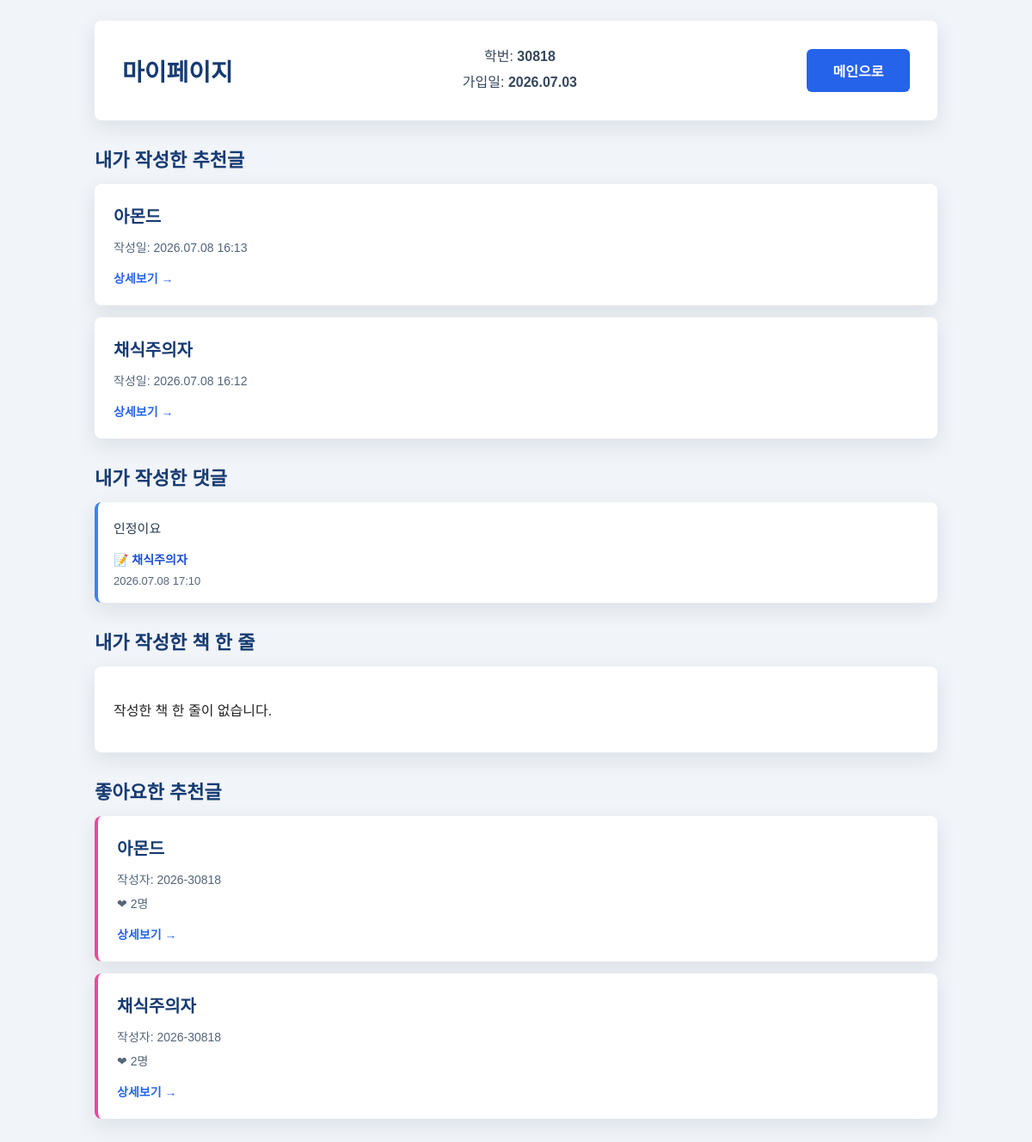
The app's page /mypage/ (signed in) with its own data.
### users/models.py (models this page shows, shortened)
class User(AbstractUser):
    username = None
    student_id = models.CharField(
        max_length=5,
        unique=True,
        verbose_name='학번',
        help_text='5자리 숫자 학번을 입력하세요.',
    )
    objects = UserManager()
    USERNAME_FIELD = 'student_id'
    REQUIRED_FIELDS = []

### recommendations/models.py (models this page shows, shortened)
class Recommendation(models.Model):
    author = models.ForeignKey(
        settings.AUTH_USER_MODEL,
        on_delete=models.CASCADE,
        related_name='recommendations',
        verbose_name='작성자',
    )
    is_anonymous = models.BooleanField(default=False, verbose_name='익명 여부')
    writer_name = models.CharField(max_length=20, verbose_name='작성자 표시')
    book_title = models.CharField(max_length=100, verbose_name='책 제목')
    book_author = models.CharField(max_length=50, verbose_name='저자')
    post_text = models.TextField(verbose_name='추천 이유')
    created_at = models.DateTimeField(auto_now_add=True, verbose_name='작성일')
    updated_at = models.DateTimeField(auto_now=True, verbose_name='수정일')
    liked_users = models.ManyToManyField(
        settings.AUTH_USER_MODEL,
        blank=True,
        related_name='liked_recommendations',
        verbose_name='좋아요 사용자',
    )
    class Meta:
        ordering = ['-created_at']
        verbose_name = '추천글'
        verbose_name_plural = '추천글'
    @property
    def like_count(self):
        return self.liked_users.count()

class Comment(models.Model):
    recommendation = models.ForeignKey(
        Recommendation,
        on_delete=models.CASCADE,
        related_name='comments',
        verbose_name='추천글',
    )
    author = models.ForeignKey(
        settings.AUTH_USER_MODEL,
        on_delete=models.CASCADE,
        verbose_name='작성자',
    )
    is_anonymous = models.BooleanField(default=False, verbose_name='익명 여부')
    writer_name = models.CharField(max_length=30, verbose_name='작성자 표시')
    comment = models.TextField(verbose_name='댓글')
    created_at = models.DateTimeField(auto_now_add=True, verbose_name='작성일')
    class Meta:
        ordering = ['created_at']
        verbose_name = '댓글'
        verbose_name_plural = '댓글'

### users/views.py (the view)
# urls.py: path('mypage/', views.mypage_view, name='mypage'),
@login_required
def mypage_view(request):
    user = request.user
    my_recommendations = Recommendation.objects.filter(author=user).order_by('-created_at')
    my_comments = Comment.objects.filter(
        author=user
    ).select_related('recommendation').order_by('-created_at')
    my_quotes = BookQuote.objects.filter(author=user).order_by('-created_at')
    liked_recommendations = user.liked_recommendations.all().order_by('-created_at')
    return render(
        request,
        'users/mypage.html',
        {
            'my_recommendations': my_recommendations,
            'my_comments': my_comments,
            'my_quotes': my_quotes,
            'liked_recommendations': liked_recommendations,
        },
    )

### templates/users/mypage.html (shortened to what this page needs)
{% load static %}
<!DOCTYPE html>
<html lang="ko">
<head>
    <link rel="stylesheet" href="{% static 'users/style.css' %}">
</head>
<body>
    <main class="page list-page">
        <section class="content-wrap">
            <div class="mypage-header">
                <h1>마이페이지</h1>
                <div class="mypage-info">
                    <p class="student-info">학번: <strong>{{ request.user.student_id }}</strong></p>
                    <p class="student-info">가입일: <strong>{{ request.user.date_joined|date:"Y.m.d" }}</strong></p>
                </div>
                <a class="primary-button link-button compact-button" href="{% url 'home' %}">메인으로</a>
            </div>
            <div class="main-section">
                <div class="section-header">
                    <h2>내가 작성한 추천글</h2>
                </div>
                <div class="activity-grid">
                    {% for recommendation in my_recommendations %}
                        <div class="activity-card">
                            <a href="{% url 'recommendation_detail' recommendation.id %}" class="activity-link">
                                <h3>{{ recommendation.book_title }}</h3>
                                <p class="meta-text">작성일: {{ recommendation.created_at|date:"Y.m.d H:i" }}</p>
                                <span class="detail-link">상세보기 →</span>
                            </a>
                        </div>
                    {% empty %}
                        <div class="empty-box">
                            <p>작성한 추천글이 없습니다.</p>
                        </div>
                    {% endfor %}
                </div>
            </div>
            <div class="main-section">
                <div class="section-header">
                    <h2>내가 작성한 댓글</h2>
                </div>
                <div class="comment-activity-list">
                    {% for comment in my_comments %}
                        <div class="comment-activity-card">
                            <p class="comment-activity-text">{{ comment.comment }}</p>
                            <a href="{% url 'recommendation_detail' comment.recommendation.id %}" class="comment-activity-meta">
                                📝 {{ comment.recommendation.book_title }}
                            </a>
                            <p class="meta-text">{{ comment.created_at|date:"Y.m.d H:i" }}</p>
                        </div>
                    {% empty %}
                        <div class="empty-box">
                            <p>작성한 댓글이 없습니다.</p>
                        </div>
                    {% endfor %}
                </div>
            </div>
            <div class="main-section">
                <div class="section-header">
                    <h2>내가 작성한 책 한 줄</h2>
                </div>
                <div class="quote-activity-list">
                    {% for quote in my_quotes %}
                        <div class="quote-activity-card">
                            <h3>{{ quote.book_title }}</h3>
                            <p class="quote-activity-text">{{ quote.post_text }}</p>
                            <p class="meta-text">{{ quote.created_at|date:"Y.m.d H:i" }}</p>
                        </div>
                    {% empty %}
                        <div class="empty-box">
                            <p>작성한 책 한 줄이 없습니다.</p>
                        </div>
                    {% endfor %}
                </div>
            </div>
            <div class="main-section">
                <div class="section-header">
                    <h2>좋아요한 추천글</h2>
                </div>
                <div class="activity-grid">
                    {% for recommendation in liked_recommendations %}
                        <div class="activity-card liked-card">
                            <a href="{% url 'recommendation_detail' recommendation.id %}" class="activity-link">
                                <h3>{{ recommendation.book_title }}</h3>
                                <p class="author-text">작성자: {{ recommendation.writer_name }}</p>
                                <p class="meta-text">❤ {{ recommendation.like_count }}명</p>
                                <span class="detail-link">상세보기 →</span>
                            </a>
                        </div>
                    {% empty %}
                        <div class="empty-box">
                            <p>좋아요한 추천글이 없습니다.</p>
                        </div>
                    {% endfor %}
                </div>
            </div>
        </section>
    </main>
</body>
</html>

### static/users/style.css (style rules this page uses)
* { box-sizing: border-box; }
body { margin: 0; font-family: Arial, "맑은 고딕", sans-serif; color: #222; background: #f1f4f8; }
.page { display: flex; align-items: center; justify-content: center; min-height: 100vh; padding: 24px; }
h1 { margin: 0 0 24px; color: #163b73; font-size: 28px; text-align: center; }
.primary-button { width: 100%; padding: 13px 16px; border: 0; border-radius: 6px; color: #fff; background: #2563eb; font-size: 16px; font-weight: 700; cursor: pointer; transition: background 0.2s ease, transform 0.2s ease; }
.link-button { display: inline-flex; align-items: center; justify-content: center; text-align: center; text-decoration: none; }
.student-info { margin: 0 0 24px; color: #36475c; font-size: 18px; text-align: center; }
.list-page { align-items: flex-start; }
.content-wrap { width: 100%; max-width: 980px; }
.sub-text, .meta-text, .author-text, .preview-text { margin: 0; color: #53657a; }
.compact-button { width: auto; min-width: 86px; }
.recommendation-card, .empty-box { display: block; padding: 22px; color: inherit; background: #fff; border-radius: 8px; box-shadow: 0 8px 24px rgba(30, 55, 90, 0.1); text-decoration: none; }
.main-section { margin-bottom: 28px; }
.section-header { display: flex; align-items: center; justify-content: space-between; gap: 16px; margin-bottom: 14px; }
.section-header h2 { margin: 0; color: #163b73; font-size: 22px; }
.mypage-header { margin-bottom: 28px; padding: 28px 32px; background: #fff; border-radius: 8px; box-shadow: 0 8px 24px rgba(30, 55, 90, 0.1); display: flex; align-items: center; justify-content: space-between; gap: 24px; }
.mypage-header h1 { margin: 0; text-align: left; flex-shrink: 0; }
.mypage-info { flex: 1; }
.mypage-info .student-info { margin: 0 0 6px; font-size: 16px; }
.mypage-header .primary-button { flex-shrink: 0; width: auto; min-width: 120px; }
.activity-grid { display: grid; gap: 14px; }
.activity-card { padding: 22px; background: #fff; border-radius: 8px; box-shadow: 0 8px 24px rgba(30, 55, 90, 0.1); transition: transform 0.2s ease, box-shadow 0.2s ease; }
.activity-card.liked-card { border-left: 4px solid #ec4899; }
.activity-link { display: block; text-decoration: none; color: inherit; }
.activity-card h3 { margin: 0 0 12px; color: #163b73; font-size: 20px; }
.activity-card .meta-text { margin: 0 0 8px; font-size: 14px; }
.activity-card .author-text { margin: 0 0 8px; font-size: 14px; }
.detail-link { display: inline-block; margin-top: 8px; color: #2563eb; font-size: 14px; font-weight: 600; transition: color 0.2s ease; }
.comment-activity-list { display: grid; gap: 14px; }
.comment-activity-card { padding: 18px; background: #fff; border-radius: 8px; border-left: 4px solid #3b82f6; box-shadow: 0 8px 24px rgba(30, 55, 90, 0.1); }
.comment-activity-text { margin: 0 0 12px; color: #26384f; line-height: 1.7; font-size: 15px; }
.comment-activity-meta { display: inline-block; margin-bottom: 8px; color: #1d4ed8; text-decoration: none; font-weight: 600; font-size: 14px; transition: color 0.2s ease; }
.comment-activity-card .meta-text { margin: 0; font-size: 13px; }
.quote-activity-list { display: grid; gap: 14px; }

### records on screen
User: user.student_id "30818", user.date_joined "2026.07.03"
Recommendation: book_title "아몬드", created_at "2026.07.08 16:13", writer_name "2026-30818", like_count "2"
Recommendation: book_title "채식주의자", created_at "2026.07.08 16:12", writer_name "2026-30818", like_count "2"
Comment: comment "인정이요", recommendation.book_title "채식주의자", created_at "2026.07.08 17:10"
